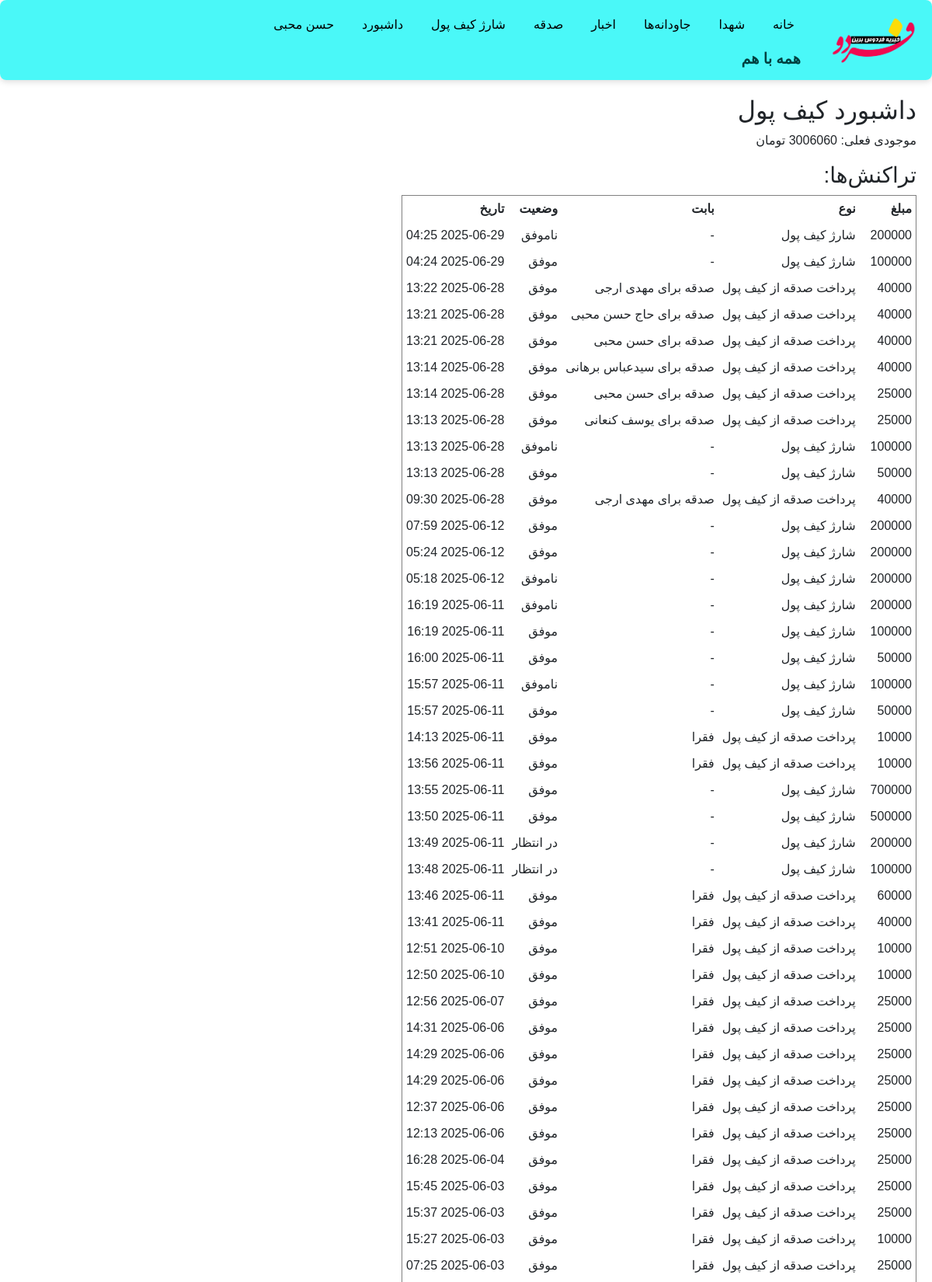
The page /wallet/dashboard/ (signed in, upper part) on the database its author committed.
### accounts/models.py (models this page shows, shortened)
class User(AbstractBaseUser, PermissionsMixin):
    GENDER_CHOICES = (
        ('M', 'مرد'),
        ('F', 'زن'),
    )
    phone = models.CharField(max_length=11, unique=True)
    first_name = models.CharField(max_length=100, blank=True)
    last_name = models.CharField(max_length=100, blank=True)
    national_code = models.CharField(max_length=10, blank=True)
    image = models.ImageField(upload_to='profiles/', blank=True, null=True)
    gender = models.CharField(max_length=1, choices=GENDER_CHOICES, blank=True, null=True)
    is_active = models.BooleanField(default=True)
    is_staff = models.BooleanField(default=False)
    is_profile_completed = models.BooleanField(default=False)
    allowed_categories = models.ManyToManyField(
        'news.Category',
        related_name='allowed_users',
        blank=True,
        verbose_name='دسته‌بندی‌های مجاز برای ارسال خبر'
    )
    groups = models.ManyToManyField(
        'auth.Group',
        related_name='accounts_user_set',
        blank=True
    )
    user_permissions = models.ManyToManyField(
        'auth.Permission',
        related_name='accounts_user_permissions_set',
        blank=True
    )
    objects = UserManager()
    USERNAME_FIELD = 'phone'
    def get_full_name(self):
        return f"{self.first_name} {self.last_name}".strip()

### wallet/models.py (models this page shows, shortened)
class WalletTransaction(models.Model):
    TRANSACTION_TYPES = [
        ('CHARGE', 'شارژ کیف پول'),
        ('DONATION', 'پرداخت صدقه از کیف پول'),
    ]
    STATUS_CHOICES = [
        ('SUCCESS', 'موفق'),
        ('FAILED', 'ناموفق'),
        ('PENDING', 'در انتظار'),
    ]
    wallet = models.ForeignKey(
        Wallet,
        on_delete=models.CASCADE,
        related_name='transactions'
    )
    amount = models.PositiveIntegerField(verbose_name="مبلغ (تومان)")
    transaction_type = models.CharField(
        max_length=10,
        choices=TRANSACTION_TYPES,
        default='CHARGE'
    )
    cause = models.CharField(
        max_length=20,
        choices=Donation.CAUSES,
        null=True,
        blank=True,
        verbose_name="بابت صدقه"
    )
    status = models.CharField(
        max_length=10,
        choices=STATUS_CHOICES,
        default='SUCCESS'
    )
    created_at = models.DateTimeField(auto_now_add=True)
    ref_id = models.CharField(max_length=100, null=True, blank=True, verbose_name="شناسه مرجع تراکنش")

### wallet/views.py (the view)
# urls.py: path('dashboard/', views.wallet_dashboard, name='wallet_dashboard'),
@login_required
def wallet_dashboard(request):
    wallet = Wallet.objects.filter(user=request.user).first()
    transactions = wallet.transactions.order_by('-created_at') if wallet else []
    return render(request, 'wallet/dashboard.html', {
        'wallet': wallet,
        'transactions': transactions,
    })

### templates/wallet/dashboard.html (shortened to what this page needs)
{% extends "base.html" %}
{% block content %}
<h2>داشبورد کیف پول</h2>
<p>موجودی فعلی: {{ wallet.balance }} تومان</p>
<h3>تراکنش‌ها:</h3>
<table border="1" cellpadding="5" cellspacing="0">
    <tr>
        <th>مبلغ</th>
        <th>نوع</th>
        <th>بابت</th>
        <th>وضعیت</th>
        <th>تاریخ</th>
    </tr>
    {% for tx in transactions %}
    <tr>
        <td>{{ tx.amount }}</td>
        <td>{{ tx.get_transaction_type_display }}</td>
        <td>{{ tx.get_cause_display|default:"-" }}</td>
        <td>{{ tx.get_status_display }}</td>
        <td>{{ tx.created_at|date:"Y-m-d H:i" }}</td>
    </tr>
    {% empty %}
    <tr><td colspan="5">هیچ تراکنشی ثبت نشده است.</td></tr>
    {% endfor %}
</table>
<br>
{% endblock %}

### templates/base.html (shortened to what this page needs)
<!DOCTYPE html>
{% load static %}
<html lang="fa">
<head>
    <link href="https://cdn.jsdelivr.net/npm/bootstrap@5.3.0/dist/css/bootstrap.rtl.min.css" rel="stylesheet">
    <link href="https://cdn.jsdelivr.net/npm/bootstrap-icons@1.10.5/font/bootstrap-icons.css" rel="stylesheet">
    <link rel="stylesheet" href="https://cdn.jsdelivr.net/npm/persian-datepicker@1.2.0/dist/css/persian-datepicker.min.css">
</head>
<body>
<header>
    <nav style="
        background-color: rgba(43, 247, 247, 0.85);
        display: flex;
        justify-content: space-between;
        align-items: stretch;
        padding: 12px 20px;
        box-shadow: 0 2px 8px rgba(0,0,0,0.15);
        border-radius: 8px;
        backdrop-filter: saturate(180%) blur(10px);
        -webkit-backdrop-filter: saturate(180%) blur(10px);
    ">
        <div style="flex: 0 0 auto; text-align: center; margin-left: 1cm; display: flex; flex-direction: column; justify-content: center;">
            <a href="/">
                <img src="{% static 'images/logo.png' %}" alt="Logo" style="height: 70px;">
            </a>
        </div>
        <div style="flex: 1; display: flex; flex-direction: column; justify-content: center;">
            <ul style="
                display: flex;
                flex-wrap: wrap;
                justify-content: flex-start;
                gap: 20px;
                list-style: none;
                margin: 0;
                padding: 0;
            ">
                <li><a href="/">خانه</a></li>
                <li><a href="/martyrs/list/">شهدا</a></li>
                <li><a href="{% url 'eternals:list' %}">جاودانه‌ها</a></li>
                <li><a href="{% url 'news:news_list' %}">اخبار</a></li>
                <li><a href="{% url 'donation:donate' %}">صدقه</a></li>
                {% if user.is_authenticated %}
                    <li><a href="{% url 'wallet:charge_wallet' %}">شارژ کیف پول</a></li>
                    <li><a href="{% url 'accounts:dashboard' %}">داشبورد</a></li>
                {% else %}
                    <li><a href="{% url 'accounts:login' %}?next={% url 'wallet:charge_wallet' %}">شارژ کیف پول</a></li>
                    <li><a href="{% url 'accounts:login' %}?next={% url 'accounts:dashboard' %}">پروفایل</a></li>
                {% endif %}
                {% if user.is_authenticated %}
                    <li>
                        <a href="#">
                            {% if user.gender == 'male' %}
                                آقای {{ user.last_name }}
                            {% elif user.gender == 'female' %}
                                خانم {{ user.last_name }}
                            {% else %}
                                {{ user.get_full_name|default:user.phone }}
                            {% endif %}
                        </a>
                    </li>
                {% else %}
                    <li><a href="{% url 'accounts:login' %}">ورود</a></li>
                {% endif %}
            </ul>
            <div style="margin-top: 10px; font-weight: bold; font-size: 1.2em; color: #004141;">
                همه با هم
            </div>
        </div>
    </nav>
</header>
<main>
    {% block content %}{% endblock %}
</main>
</body>
</html>

### templates/base.html (style rules this page uses)
body { font-family: sans-serif; margin: 0; padding: 0; direction: rtl; background-color: #ffffff; }
header { background-color: #ffffff; padding: 0; }
nav ul { list-style: none; display: flex; justify-content: flex-start; gap: 20px; padding: 0; margin: 0; }
nav ul li { position: relative; }
nav ul li a { color: rgb(0, 0, 0); text-decoration: none; padding: 8px; display: block; }
main { padding: 20px; }

### rows shown on the page
User: get_full_name "حسن محبی"
WalletTransaction: amount "200000", transaction_type "شارژ کیف پول", cause "-", status "ناموفق", created_at "2025-06-29 04:25"
WalletTransaction: amount "100000", transaction_type "شارژ کیف پول", cause "-", status "موفق", created_at "2025-06-29 04:24"
WalletTransaction: amount "40000", transaction_type "پرداخت صدقه از کیف پول", cause "صدقه برای مهدی ارجی", status "موفق", created_at "2025-06-28 13:22"
WalletTransaction: amount "40000", transaction_type "پرداخت صدقه از کیف پول", cause "صدقه برای حاج حسن محبی", status "موفق", created_at "2025-06-28 13:21"
WalletTransaction: amount "40000", transaction_type "پرداخت صدقه از کیف پول", cause "صدقه برای حسن محبی", status "موفق", created_at "2025-06-28 13:21"
WalletTransaction: amount "40000", transaction_type "پرداخت صدقه از کیف پول", cause "صدقه برای سیدعباس برهانی", status "موفق", created_at "2025-06-28 13:14"
WalletTransaction: amount "25000", transaction_type "پرداخت صدقه از کیف پول", cause "صدقه برای حسن محبی", status "موفق", created_at "2025-06-28 13:14"
WalletTransaction: amount "25000", transaction_type "پرداخت صدقه از کیف پول", cause "صدقه برای یوسف کنعانی", status "موفق", created_at "2025-06-28 13:13"
WalletTransaction: amount "100000", transaction_type "شارژ کیف پول", cause "-", status "ناموفق", created_at "2025-06-28 13:13"
WalletTransaction: amount "50000", transaction_type "شارژ کیف پول", cause "-", status "موفق", created_at "2025-06-28 13:13"
WalletTransaction: amount "40000", transaction_type "پرداخت صدقه از کیف پول", cause "صدقه برای مهدی ارجی", status "موفق", created_at "2025-06-28 09:30"
WalletTransaction: amount "200000", transaction_type "شارژ کیف پول", cause "-", status "موفق", created_at "2025-06-12 07:59"
WalletTransaction: amount "200000", transaction_type "شارژ کیف پول", cause "-", status "موفق", created_at "2025-06-12 05:24"
WalletTransaction: amount "200000", transaction_type "شارژ کیف پول", cause "-", status "ناموفق", created_at "2025-06-12 05:18"
WalletTransaction: amount "200000", transaction_type "شارژ کیف پول", cause "-", status "ناموفق", created_at "2025-06-11 16:19"
WalletTransaction: amount "100000", transaction_type "شارژ کیف پول", cause "-", status "موفق", created_at "2025-06-11 16:19"
WalletTransaction: amount "50000", transaction_type "شارژ کیف پول", cause "-", status "موفق", created_at "2025-06-11 16:00"
WalletTransaction: amount "100000", transaction_type "شارژ کیف پول", cause "-", status "ناموفق", created_at "2025-06-11 15:57"
WalletTransaction: amount "50000", transaction_type "شارژ کیف پول", cause "-", status "موفق", created_at "2025-06-11 15:57"
WalletTransaction: amount "10000", transaction_type "پرداخت صدقه از کیف پول", cause "فقرا", status "موفق", created_at "2025-06-11 14:13"
WalletTransaction: amount "10000", transaction_type "پرداخت صدقه از کیف پول", cause "فقرا", status "موفق", created_at "2025-06-11 13:56"
WalletTransaction: amount "700000", transaction_type "شارژ کیف پول", cause "-", status "موفق", created_at "2025-06-11 13:55"
WalletTransaction: amount "500000", transaction_type "شارژ کیف پول", cause "-", status "موفق", created_at "2025-06-11 13:50"
WalletTransaction: amount "200000", transaction_type "شارژ کیف پول", cause "-", status "در انتظار", created_at "2025-06-11 13:49"
WalletTransaction: amount "100000", transaction_type "شارژ کیف پول", cause "-", status "در انتظار", created_at "2025-06-11 13:48"
WalletTransaction: amount "60000", transaction_type "پرداخت صدقه از کیف پول", cause "فقرا", status "موفق", created_at "2025-06-11 13:46"
WalletTransaction: amount "40000", transaction_type "پرداخت صدقه از کیف پول", cause "فقرا", status "موفق", created_at "2025-06-11 13:41"
WalletTransaction: amount "10000", transaction_type "پرداخت صدقه از کیف پول", cause "فقرا", status "موفق", created_at "2025-06-10 12:51"
WalletTransaction: amount "10000", transaction_type "پرداخت صدقه از کیف پول", cause "فقرا", status "موفق", created_at "2025-06-10 12:50"
WalletTransaction: amount "25000", transaction_type "پرداخت صدقه از کیف پول", cause "فقرا", status "موفق", created_at "2025-06-07 12:56"
WalletTransaction: amount "25000", transaction_type "پرداخت صدقه از کیف پول", cause "فقرا", status "موفق", created_at "2025-06-06 14:31"
WalletTransaction: amount "25000", transaction_type "پرداخت صدقه از کیف پول", cause "فقرا", status "موفق", created_at "2025-06-06 14:29"
WalletTransaction: amount "25000", transaction_type "پرداخت صدقه از کیف پول", cause "فقرا", status "موفق", created_at "2025-06-06 14:29"
WalletTransaction: amount "25000", transaction_type "پرداخت صدقه از کیف پول", cause "فقرا", status "موفق", created_at "2025-06-06 12:37"
WalletTransaction: amount "25000", transaction_type "پرداخت صدقه از کیف پول", cause "فقرا", status "موفق", created_at "2025-06-06 12:13"
WalletTransaction: amount "25000", transaction_type "پرداخت صدقه از کیف پول", cause "فقرا", status "موفق", created_at "2025-06-04 16:28"
WalletTransaction: amount "25000", transaction_type "پرداخت صدقه از کیف پول", cause "فقرا", status "موفق", created_at "2025-06-03 15:45"
WalletTransaction: amount "25000", transaction_type "پرداخت صدقه از کیف پول", cause "فقرا", status "موفق", created_at "2025-06-03 15:37"
WalletTransaction: amount "10000", transaction_type "پرداخت صدقه از کیف پول", cause "فقرا", status "موفق", created_at "2025-06-03 15:27"
WalletTransaction: amount "25000", transaction_type "پرداخت صدقه از کیف پول", cause "فقرا", status "موفق", created_at "2025-06-03 07:25"
